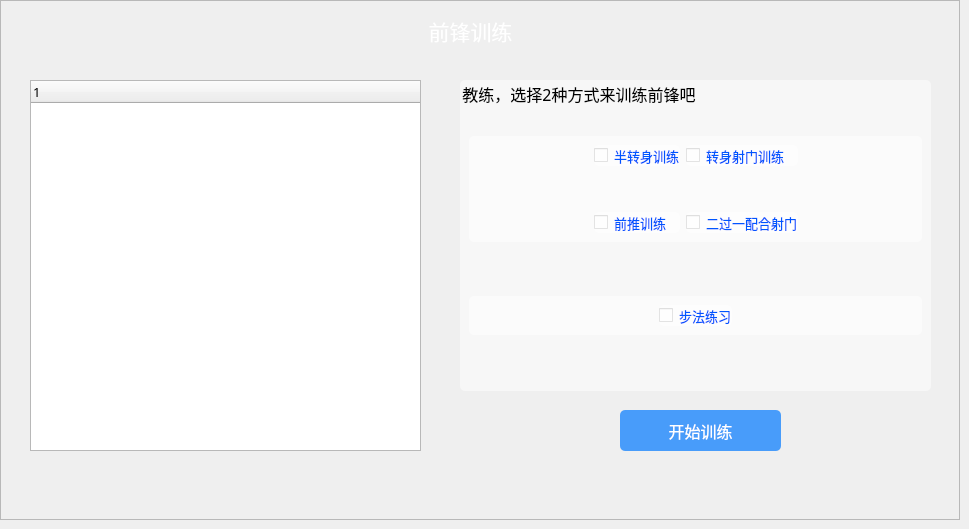
    <widget class="QWidget" name="page_6">
     <widget class="QLabel" name="label_8">
      <property name="geometry">
       <rect>
        <x>340</x>
        <y>0</y>
        <width>261</width>
        <height>61</height>
       </rect>
      </property>
      <property name="font">
       <font>
        <family>黑体</family>
        <pointsize>16</pointsize>
       </font>
      </property>
      <property name="styleSheet">
       <string notr="true">color: rgb(255, 255, 255);</string>
      </property>
      <property name="text">
       <string>前锋训练</string>
      </property>
      <property name="alignment">
       <set>Qt::AlignCenter</set>
      </property>
     </widget>
     <widget class="QTreeWidget" name="treeWidget_7">
      <property name="geometry">
       <rect>
        <x>30</x>
        <y>80</y>
        <width>391</width>
        <height>371</height>
       </rect>
      </property>
      <property name="font">
       <font>
        <family>等线</family>
        <pointsize>10</pointsize>
       </font>
      </property>
      <column>
       <property name="text">
        <string notr="true">1</string>
       </property>
      </column>
     </widget>
     <widget class="QGroupBox" name="groupBox_4">
      <property name="geometry">
       <rect>
        <x>460</x>
        <y>80</y>
        <width>471</width>
        <height>311</height>
       </rect>
      </property>
      <property name="font">
       <font>
        <family>黑体</family>
        <pointsize>12</pointsize>
       </font>
      </property>
      <property name="styleSheet">
       <string notr="true">color: rgb(0, 0, 0);
background-color: rgba(255, 255, 255,0.5);
border-radius: 5px;</string>
      </property>
      <property name="title">
       <string>教练，选择2种方式来训练前锋吧</string>
      </property>
      <layout class="QVBoxLayout" name="verticalLayout_16">
       <item>
        <spacer name="verticalSpacer_2">
         <property name="orientation">
          <enum>Qt::Vertical</enum>
         </property>
         <property name="sizeHint" stdset="0">
          <size>
           <width>20</width>
           <height>40</height>
          </size>
         </property>
        </spacer>
       </item>
       <item>
        <widget class="QWidget" name="widget_19" native="true">
         <layout class="QGridLayout" name="gridLayout">
          <item row="0" column="0">
           <spacer name="horizontalSpacer_6">
            <property name="orientation">
             <enum>Qt::Horizontal</enum>
            </property>
            <property name="sizeHint" stdset="0">
             <size>
              <width>40</width>
              <height>20</height>
             </size>
            </property>
           </spacer>
          </item>
          <item row="0" column="3">
           <spacer name="horizontalSpacer_5">
            <property name="orientation">
             <enum>Qt::Horizontal</enum>
            </property>
            <property name="sizeHint" stdset="0">
             <size>
              <width>40</width>
              <height>20</height>
             </size>
            </property>
           </spacer>
          </item>
          <item row="2" column="1">
           <widget class="QCheckBox" name="checkBox_109">
            <property name="font">
             <font>
              <family>黑体</family>
              <pointsize>10</pointsize>
             </font>
            </property>
            <property name="styleSheet">
             <string notr="true">color: rgb(0, 85, 255);</string>
            </property>
            <property name="text">
             <string>前推训练</string>
            </property>
           </widget>
          </item>
          <item row="2" column="2">
           <widget class="QCheckBox" name="checkBox_111">
            <property name="font">
             <font>
              <family>黑体</family>
              <pointsize>10</pointsize>
             </font>
            </property>
            <property name="styleSheet">
             <string notr="true">color: rgb(0, 85, 255);</string>
            </property>
            <property name="text">
             <string>二过一配合射门</string>
            </property>
           </widget>
          </item>
          <item row="0" column="2">
           <widget class="QCheckBox" name="checkBox_110">
            <property name="font">
             <font>
              <family>黑体</family>
              <pointsize>10</pointsize>
             </font>
            </property>
            <property name="styleSheet">
             <string notr="true">color: rgb(0, 85, 255);</string>
            </property>
            <property name="text">
             <string>转身射门训练</string>
            </property>
           </widget>
          </item>
          <item row="0" column="1">
           <widget class="QCheckBox" name="checkBox_108">
            <property name="font">
             <font>
              <family>黑体</family>
              <pointsize>10</pointsize>
             </font>
            </property>
            <property name="styleSheet">
             <string notr="true">color: rgb(0, 85, 255);</string>
            </property>
            <property name="text">
             <string>半转身训练</string>
            </property>
           </widget>
          </item>
          <item row="1" column="1">
           <spacer name="verticalSpacer_5">
            <property name="orientation">
             <enum>Qt::Vertical</enum>
            </property>
            <property name="sizeHint" stdset="0">
             <size>
              <width>20</width>
              <height>40</height>
             </size>
            </property>
           </spacer>
          </item>
         </layout>
        </widget>
       </item>
       <item>
        <spacer name="verticalSpacer_6">
         <property name="orientation">
          <enum>Qt::Vertical</enum>
         </property>
         <property name="sizeHint" stdset="0">
          <size>
           <width>20</width>
           <height>40</height>
          </size>
         </property>
        </spacer>
       </item>
       <item>
        <widget class="QWidget" name="widget_21" native="true">
         <layout class="QHBoxLayout" name="horizontalLayout_7">
          <item>
           <spacer name="horizontalSpacer_3">
            <property name="orientation">
             <enum>Qt::Horizontal</enum>
            </property>
            <property name="sizeHint" stdset="0">
             <size>
              <width>40</width>
              <height>20</height>
             </size>
            </property>
           </spacer>
          </item>
          <item>
           <widget class="QCheckBox" name="checkBox_112">
            <property name="font">
             <font>
              <family>黑体</family>
              <pointsize>10</pointsize>
             </font>
            </property>
            <property name="styleSheet">
             <string notr="true">color: rgb(0, 85, 255);</string>
            </property>
            <property name="text">
             <string>步法练习</string>
            </property>
           </widget>
          </item>
          <item>
           <spacer name="horizontalSpacer_4">
            <property name="orientation">
             <enum>Qt::Horizontal</enum>
            </property>
            <property name="sizeHint" stdset="0">
             <size>
              <width>40</width>
              <height>20</height>
             </size>
            </property>
           </spacer>
          </item>
         </layout>
        </widget>
       </item>
       <item>
        <spacer name="verticalSpacer">
         <property name="orientation">
          <enum>Qt::Vertical</enum>
         </property>
         <property name="sizeHint" stdset="0">
          <size>
           <width>20</width>
           <height>40</height>
          </size>
         </property>
        </spacer>
       </item>
      </layout>
     </widget>
     <widget class="QPushButton" name="forwardTrainComplete">
      <property name="geometry">
       <rect>
        <x>620</x>
        <y>410</y>
        <width>161</width>
        <height>41</height>
       </rect>
      </property>
      <property name="font">
       <font>
        <family>等线</family>
        <pointsize>12</pointsize>
       </font>
      </property>
      <property name="styleSheet">
       <string notr="true">QPushButton { background-color: rgba(0, 120, 255,0.7); border-radius: 5px; color: rgb(255, 255, 255); } QPushButton:hover { background-color: rgb(46, 231, 253); }</string>
      </property>
      <property name="text">
       <string>开始训练</string>
      </property>
     </widget>
     <widget class="QFrame" name="frame_15">
      <property name="geometry">
       <rect>
        <x>0</x>
        <y>0</y>
        <width>960</width>
        <height>520</height>
       </rect>
      </property>
      <property name="styleSheet">
       <string notr="true">#frame_15{background-image: url(:/Image/training_1.jpg);}</string>
      </property>
      <property name="frameShape">
       <enum>QFrame::StyledPanel</enum>
      </property>
      <property name="frameShadow">
       <enum>QFrame::Raised</enum>
      </property>
     </widget>
     <zorder>frame_15</zorder>
     <zorder>label_8</zorder>
     <zorder>treeWidget_7</zorder>
     <zorder>groupBox_4</zorder>
     <zorder>forwardTrainComplete</zorder>
    </widget>
